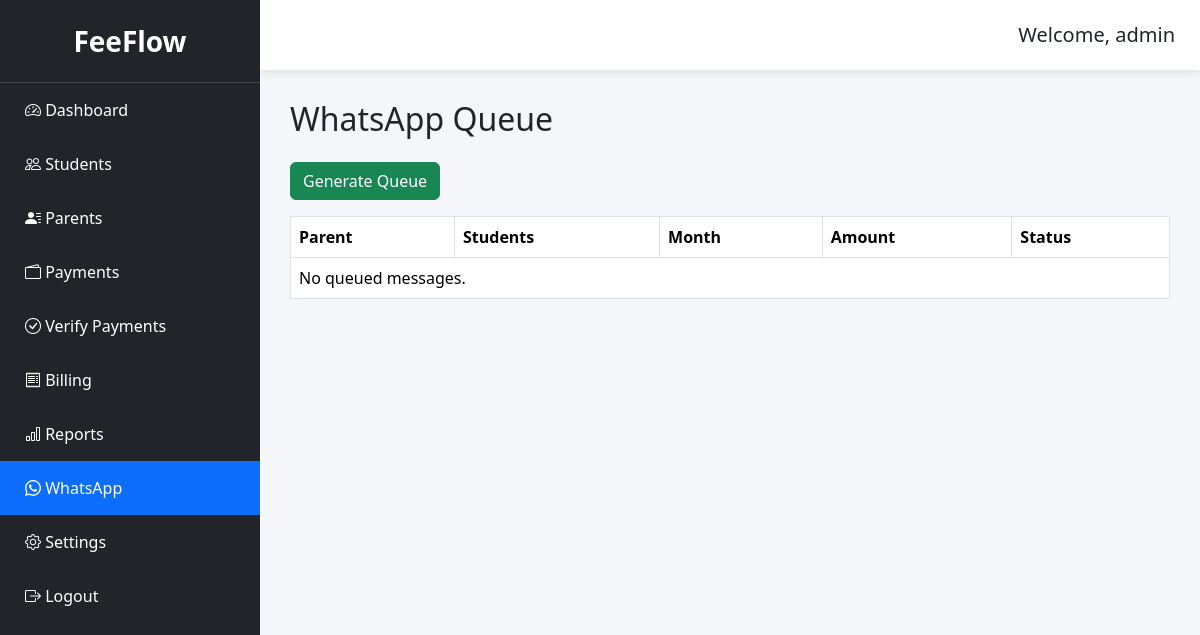
The app's page /whatsapp/ (signed in), older data.
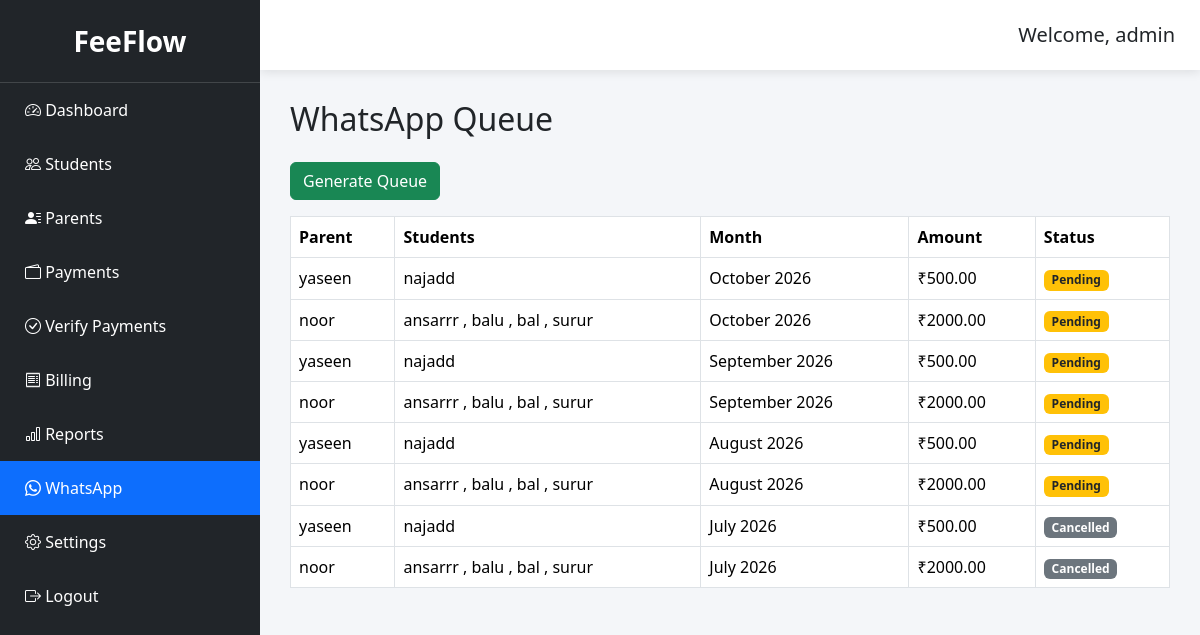
The same page, newer data.
### whatsapp/models.py (models this page shows, shortened)
class WhatsAppMessage(models.Model):
    STATUS = [
        ("PENDING", "Pending"),
        ("SENT", "Sent"),
        ("FAILED", "Failed"),
        ("CANCELLED", "Cancelled"),
]
    invoice = models.ForeignKey(
        Invoice,
        on_delete=models.CASCADE,
    )
    phone = models.CharField(max_length=20)
    message = models.TextField()
    status = models.CharField(
        max_length=20,
        choices=STATUS,
        default="PENDING",
    )
    sent_at = models.DateTimeField(
        null=True,
        blank=True,
    )
    created_at = models.DateTimeField(
        auto_now_add=True,
    )

### billing/models.py (models this page shows, shortened)
class Invoice(models.Model):
    payment_token = models.UUIDField(
        default=uuid.uuid4,
        unique=True,
        editable=False,
    )
    STATUS_CHOICES = [
        ("PENDING", "Pending"),
        ("PARTIAL", "Partial"),
        ("PAID", "Paid"),
    ]
    id = models.UUIDField(
        primary_key=True,
        default=uuid.uuid4,
        editable=False,
    )
    billing_cycle = models.ForeignKey(
        BillingCycle,
        on_delete=models.CASCADE,
        related_name="invoices",
    )
    parent = models.ForeignKey(
        Parent,
        on_delete=models.CASCADE,
        related_name="invoices",
    )
    total_amount = models.DecimalField(
        max_digits=10,
        decimal_places=2,
        default=0,
    )
    paid_amount = models.DecimalField(
        max_digits=10,
        decimal_places=2,
        default=0,
    )
    status = models.CharField(
        max_length=20,
        choices=STATUS_CHOICES,
        default="PENDING",
    )
    created_at = models.DateTimeField(
        auto_now_add=True,
    )
    class Meta:
        unique_together = (
            "billing_cycle",
            "parent",
        )

class InvoiceItem(models.Model):
    STATUS_CHOICES = [
        ("PENDING", "Pending"),
        ("PAID", "Paid"),
    ]
    invoice = models.ForeignKey(
        Invoice,
        on_delete=models.CASCADE,
        related_name="items",
    )
    student = models.ForeignKey(
        Student,
        on_delete=models.CASCADE,
    )
    amount = models.DecimalField(
        max_digits=10,
        decimal_places=2,
    )
    status = models.CharField(
        max_length=20,
        choices=STATUS_CHOICES,
        default="PENDING",
    )
    class Meta:
        unique_together = (
            "invoice",
            "student",
        )

class BillingCycle(models.Model):
    STATUS_CHOICES = [
        ("OPEN", "Open"),
        ("LOCKED", "Locked"),
    ]
    id = models.UUIDField(
        primary_key=True,
        default=uuid.uuid4,
        editable=False,
    )
    name = models.CharField(
        max_length=30,
        unique=True,
    )
    month = models.PositiveSmallIntegerField()
    year = models.PositiveSmallIntegerField()
    status = models.CharField(
        max_length=20,
        choices=STATUS_CHOICES,
        default="OPEN",
    )
    created_at = models.DateTimeField(
        auto_now_add=True,
    )
    class Meta:
        ordering = ["-year", "-month"]

### parents/models.py (models this page shows, shortened)
class Parent(models.Model):
    name = models.CharField(max_length=100)
    phone = models.CharField(max_length=15, unique=True)
    created_at = models.DateTimeField(auto_now_add=True)

### students/models.py (models this page shows, shortened)
class Student(models.Model):
    STATUS_CHOICES = [
        ("ACTIVE", "Active"),
        ("ON_HOLD", "On Hold"),
        ("LEFT", "Left"),
    ]
    student_id = models.CharField(
        max_length=10,
        unique=True,
        editable=False,
    )
    name = models.CharField(max_length=100)
    parent = models.ForeignKey(
        Parent,
        on_delete=models.CASCADE,
        related_name="students",
    )
    status = models.CharField(
        max_length=20,
        choices=STATUS_CHOICES,
        default="ACTIVE",
    )
    joined_date = models.DateField()

### whatsapp/views.py (the view)
@login_required
def whatsapp_dashboard(request):
    queue = (
        WhatsAppMessage.objects
        .select_related(
            "invoice",
            "invoice__parent",
            "invoice__billing_cycle",
        )
        .prefetch_related(
            "invoice__items__student",
        )
        .order_by("-created_at")
    )
    return render(
        request,
        "whatsapp/dashboard.html",
        {
            "queue": queue,
        },
    )

### templates/whatsapp/dashboard.html
{% extends "base.html" %}
{% block content %}
<h2 class="mb-4">
WhatsApp Queue
</h2>
<a
href="{% url 'generate_queue' %}"
class="btn btn-success mb-3">
Generate Queue
</a>
<table class="table table-hover table-bordered">
<thead>
<tr>
<th>Parent</th>
<th>Students</th>
<th>Month</th>
<th>Amount</th>
<th>Status</th>
</tr>
</thead>
<tbody>
{% for msg in queue %}
<tr>
<td>
{{ msg.invoice.parent.name }}
</td>
<td>
{% for item in msg.invoice.items.all %}
{{ item.student.name }}
{% if not forloop.last %}, {% endif %}
{% endfor %}
</td>
<td>
{{ msg.invoice.billing_cycle.name }}
</td>
<td>
₹{{ msg.invoice.total_amount }}
</td>
<td>
{% if msg.status == "PENDING" %}
<span class="badge bg-warning text-dark">
Pending
</span>
{% elif msg.status == "SENT" %}
<span class="badge bg-success">
Sent
</span>
{% elif msg.status == "FAILED" %}
<span class="badge bg-danger">
Failed
</span>
{% else %}
<span class="badge bg-secondary">
Cancelled
</span>
{% endif %}
</td>
</tr>
{% empty %}
<tr>
<td colspan="5">
No queued messages.
</td>
</tr>
{% endfor %}
</tbody>
</table>
{% endblock %}

Row changes from the older to the newer data that the page shows:
added WhatsAppMessage: invoice.parent.name "yaseen", invoice.billing_cycle.name "October 2026", invoice.total_amount "500.00", status "Pending"
added InvoiceItem: student.name "najadd", shown under "yaseen"
added WhatsAppMessage: invoice.parent.name "noor", invoice.billing_cycle.name "October 2026", invoice.total_amount "2000.00", status "Pending"
added InvoiceItem: student.name "ansarrr", shown under "noor"
added InvoiceItem: student.name "balu", shown under "noor"
added InvoiceItem: student.name "bal", shown under "noor"
added InvoiceItem: student.name "surur", shown under "noor"
added WhatsAppMessage: invoice.parent.name "yaseen", invoice.billing_cycle.name "September 2026", invoice.total_amount "500.00", status "Pending"
added InvoiceItem: student.name "najadd", shown under "yaseen"
added WhatsAppMessage: invoice.parent.name "noor", invoice.billing_cycle.name "September 2026", invoice.total_amount "2000.00", status "Pending"
added InvoiceItem: student.name "ansarrr", shown under "noor"
added InvoiceItem: student.name "balu", shown under "noor"
added InvoiceItem: student.name "bal", shown under "noor"
added InvoiceItem: student.name "surur", shown under "noor"
added WhatsAppMessage: invoice.parent.name "yaseen", invoice.billing_cycle.name "August 2026", invoice.total_amount "500.00", status "Pending"
added InvoiceItem: student.name "najadd", shown under "yaseen"
added WhatsAppMessage: invoice.parent.name "noor", invoice.billing_cycle.name "August 2026", invoice.total_amount "2000.00", status "Pending"
added InvoiceItem: student.name "ansarrr", shown under "noor"
added InvoiceItem: student.name "balu", shown under "noor"
added InvoiceItem: student.name "bal", shown under "noor"
added InvoiceItem: student.name "surur", shown under "noor"
added WhatsAppMessage: invoice.parent.name "yaseen", invoice.billing_cycle.name "July 2026", invoice.total_amount "500.00", status "Cancelled"
added InvoiceItem: student.name "najadd", shown under "yaseen"
added WhatsAppMessage: invoice.parent.name "noor", invoice.billing_cycle.name "July 2026", invoice.total_amount "2000.00", status "Cancelled"
added InvoiceItem: student.name "ansarrr", shown under "noor"
added InvoiceItem: student.name "balu", shown under "noor"
added InvoiceItem: student.name "bal", shown under "noor"
added InvoiceItem: student.name "surur", shown under "noor"
Text that changed along with them:
text no longer shown: "No queued messages."
